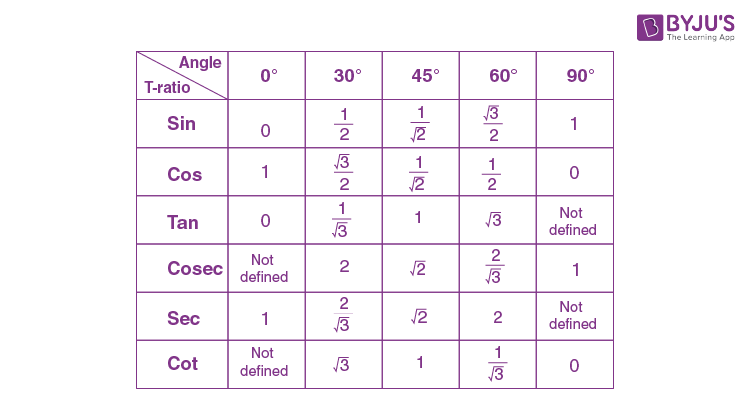
#> input picture Math/Trigonometry/images/table.jpeg, 750 x 408 px
$ jupyter execute 'trigonometry table.ipynb'
#> lines starting #> are read from the running program, lines starting #| are printed output that depends on the picture
1. [Trigonometry Table](#trigonometry-table)

#### Trigonometry Table:
- sinθ = opp/hyp
- cosθ = adj/hyp
- tanθ = sinθ/cosθ
- cossecθ = 1/sinθ
- secθ = 1/cosθ
- cotθ = 1/tanθ

[cell 1]
from PIL import Image
from IPython.display import display

img = Image.open('images/table.jpeg')
#> img is the input picture: PIL image 750x408 RGB; mean R, G, B 249, 245.4, 249.3
new_image = img.resize((630, 350))
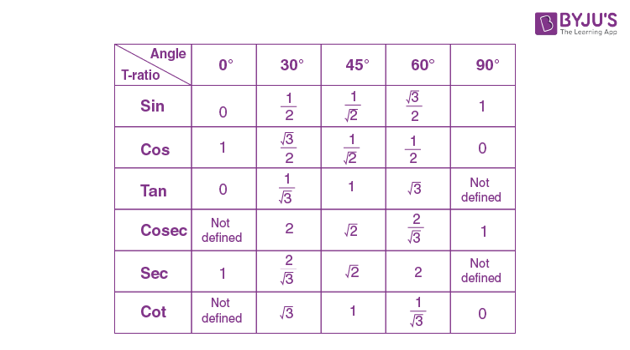
#> new_image: PIL image 630x350 RGB; mean R, G, B 248.7, 245, 249.1
display(new_image)
